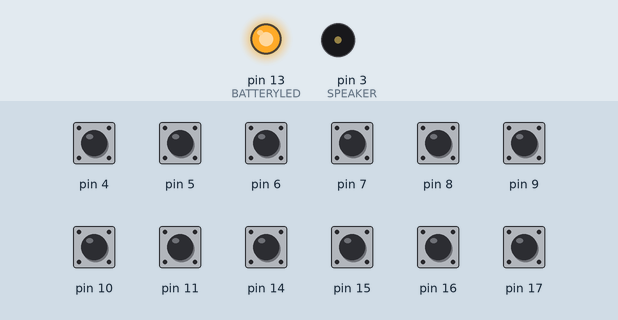
The program below on a simulated Arduino Nano, built with avr-gcc and run on an emulated ATmega328P. On the bench: output pins drawn as LEDs (lit = HIGH), buzzer (waves = sounding). The test bench sets the inputs (shaded band); at power-on: pin 4–11, pin 14–17 HIGH.

Above: at 1.2 s.
1.3 s: pin 4 pulled LOW for 0.15 s
At 1.52 s:
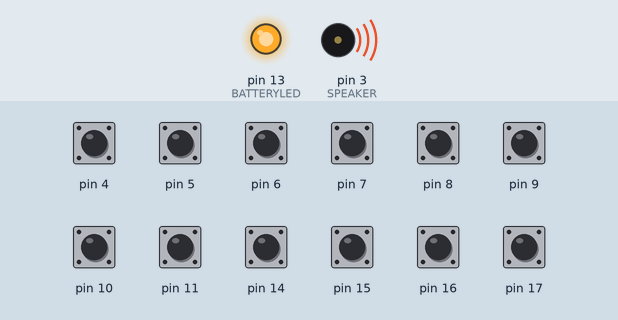
Timing chart, 0 to 4.3 s (numbered marks = the images above; inputs shaded):
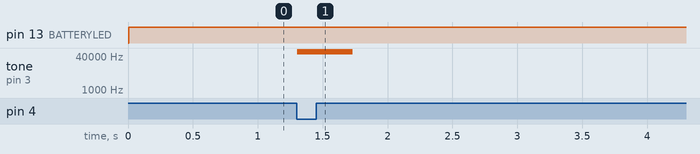

The program:

main.cpp
```cpp
#include <Arduino.h>
#include <CapacitiveSensor.h>
#include <notes.h>
#include <math.h>


// #define VERBOSE

//19 and 13 for LED's (maybe a battery indicator on pin A6 or A7)

const size_t NUM_SENSORS = 12;
CapacitiveSensor cs_2[NUM_SENSORS] = {
  CapacitiveSensor(2,11),
  CapacitiveSensor(2,14),
  CapacitiveSensor(2,15),
  CapacitiveSensor(2,16),
  CapacitiveSensor(2,17),
  CapacitiveSensor(2,4),
  CapacitiveSensor(2,5),
  CapacitiveSensor(2,6),
  CapacitiveSensor(2,7),
  CapacitiveSensor(2,8),
  CapacitiveSensor(2,9),
  CapacitiveSensor(2,10),
};


#define PRESS_THRESHOLD 20

#define SHORTEST_NOTE 2000


#define BATTERYLED 13
#define SPEAKER 3
#define DELAY  (1*1000000)/8000

// volatile float i = 0;
volatile bool overflow = false;
volatile uint8_t overflowCnt = 0;

volatile uint16_t adcCount = 0;
volatile bool measureAdc = true;

// volatile uint8_t val = 0;
// volatile uint16_t i = 0;

volatile bool play[NUM_SENSORS] = {false};
volatile uint16_t playCnt[NUM_SENSORS] = {0};

const uint8_t* adresses[] = {c1_wav
                            ,c1s_wav
                            ,d1_wav
                            ,d1s_wav
                            ,e1_wav
                            ,f1_wav
                            ,f1s_wav
                            ,g1_wav
                            ,g1s_wav
                            ,a1_wav
                            ,a1s_wav
                            ,b1_wav}; //check if this works..
const unsigned int lenghts[] = {c1_wav_len
                               ,c1s_wav_len
                               ,d1_wav_len
                               ,d1s_wav_len
                               ,e1_wav_len
                               ,f1_wav_len
                               ,f1s_wav_len
                               ,g1_wav_len
                               ,g1s_wav_len
                               ,a1_wav_len
                               ,a1s_wav_len
                               ,b1_wav_len};

SIGNAL(TIMER2_OVF_vect){
  overflowCnt++;
  if(overflowCnt >= 8){
    overflow = true;
    overflowCnt = 0;
    // digitalWrite(LED_BUILTIN, HIGH);s
    adcCount++;
    if(adcCount >= 62500){
      adcCount = 0;
      measureAdc = true;
    }
  }

  if (overflow){
    uint16_t sumTone = 0;

    for(uint16_t j = 0; j < NUM_SENSORS; j++){
      if(play[j]){
        if(playCnt[j] < lenghts[j] ){
          playCnt[j]++; //sumTone +=
           sumTone += pgm_read_byte_near(adresses[j] + playCnt[j]);//pgm_read_byte_near(adresses[j] + playCnt[j]);
        } else {
          play[j] = false;
          playCnt[j] = 0;
        }
      } else {
        playCnt[j] = 0;
      }
    }

    //map sumtone to a smaller  variable
    OCR2B = (uint8_t) map(sumTone, 0, 255*NUM_SENSORS, 0, 255); //how many keys can you press at once? maybe this is too pessimistic

    overflow = false;
  }

}


void setup() {
  #ifdef VERBOSE
  Serial.begin(9600);
  #endif


  for(uint8_t i = 0; i < NUM_SENSORS; i++ ){
    cs_2[i].set_CS_AutocaL_Millis(0xFFFFFFFF);
  }

  pinMode(BATTERYLED, OUTPUT);
  pinMode(SPEAKER, OUTPUT);

  // Timer2 -- 62.5 kHz PWM and 7.81 kHz sample update
  TCCR2A = _BV(COM2A1) | _BV(COM2B1) | _BV(WGM21) | _BV(WGM20);
  TCCR2B = _BV(CS20);
  TIMSK2 |= _BV(TOIE2);
  interrupts();


  // play[0] = true;
}

void loop() {
  // play[0] = true;

  static long keys[NUM_SENSORS] = {  0 };
  static bool pressed[NUM_SENSORS] = { false};
  static bool pressed_old[NUM_SENSORS] = { false};

  // play[0] = true;
  for(uint8_t i = 0; i < NUM_SENSORS; i++ ){
    keys[i] = cs_2[i].capacitiveSensor(3);
    pressed_old[i] = pressed[i];
    pressed[i] = (keys[i] > PRESS_THRESHOLD)?true:false;
    // noInterrupts();
    if (pressed[i] && !pressed_old[i]){
      play[i] = true;
      playCnt[i] = 0;
    }
    // interrupts();
    #ifdef VERBOSE
    Serial.print(keys[i]);
    Serial.print('\t');
    #endif
  }
  #ifdef VERBOSE
  Serial.println();
  #endif


  if(measureAdc){
    //0-255 <-> 0V-5V 0.02V resolution
    //Low battery sign at 3.2V (160)
    uint8_t voltage = analogRead(A6);

    #ifdef VERBOSE
    float v = voltage*0.02;
    Serial.print("Voltage: ");
    Serial.println(v);
    #endif

    if(voltage <= 160){
      digitalWrite(LED_BUILTIN, HIGH);
    } else {
      digitalWrite(LED_BUILTIN, LOW);
    }
    measureAdc = false;
  }
}
```

Measured:
- after the input at 1.3 s, tone on pin 3 (SPEAKER): silent → 62500 Hz at once, → silent 0.43 s later
